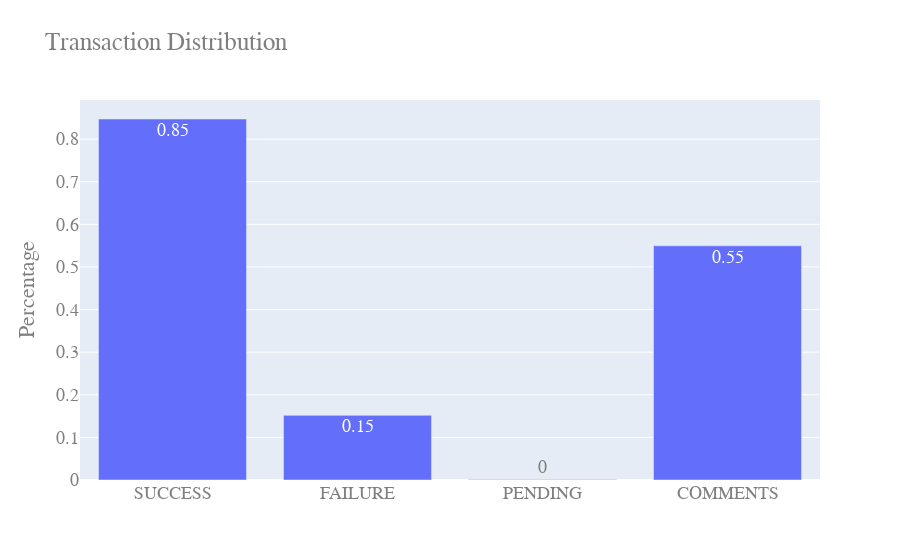

Notebook code cell kept with this figure:
### Code cell
import plotly.graph_objects as go

# pers = actn_per(uniq_actn)


fig = go.Figure([go.Bar(x=labels, y=(values),text=values.round(decimals=2),textposition='auto')])
fig.update_layout(
    title="Transaction Distribution",
    
    yaxis_title="Percentage",
    font=dict(
        family="Courier New, monospace",
        size=18,
        color="#7f7f7f"
    )
)

fig.show()

### Figure 1 — Plotly figure (JSON) as saved in the notebook; plotly's stock layout.template omitted (floating-point values rounded to 4 significant figures)
{"data": [{"text": [0.85, 0.15, 0, 0.55], "textposition": "auto", "type": "bar", "x": ["SUCCESS", "FAILURE", "PENDING", "COMMENTS"], "y": [0.8471, 0.1517, 0.001167, 0.5496]}], "layout": {"font": {"color": "#7f7f7f", "family": "Courier New, monospace", "size": 18}, "title": {"text": "Transaction Distribution"}, "yaxis": {"title": {"text": "Percentage"}}}}
